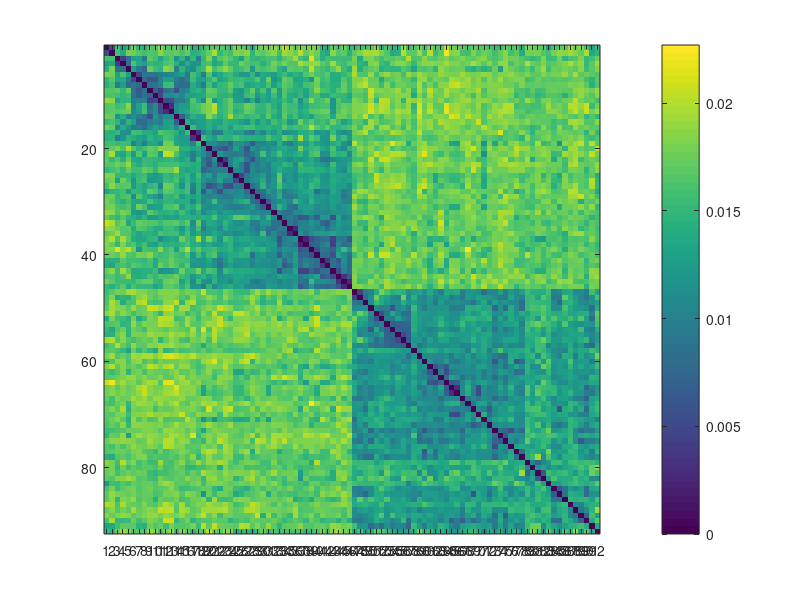

Recreate this plot in MATLAB. (Note: this script raises an error after producing the figure.)
%% Random image RDM selection
clear all;close all;clc;
rng(0);

estimated_rdm = load ('estimate_RDM_behav_visual.mat');  
comparisons = estimated_rdm.estimate_RDM_v;
save behav_RDMs_euclidean_vector_visual comparisons

nStimuli=92;
nComparisons = ((nStimuli^2)-nStimuli)/2;
rdm = NaN(92,92);

countComparison=0;
for img_1 = 1:nStimuli-1
	for img_2 = img_1+1:nStimuli
        countComparison=countComparison+1;
        
        rdm(img_1,img_2) = comparisons(countComparison); 
        rdm(img_2,img_1) = comparisons(countComparison);
            
    end   
end
for imag = 1:92
    rdm(imag,imag)=0;
end

load('stimuli_names_92.mat');
max_val=0.0227;

figure('units','normalized','outerposition',[0 0 1 1]); image(rdm,'CDataMapping','scaled');C = colorbar;caxis([0 max_val]);       
set(gca,'XTick',1:1:92); set(gca,'xticklabel',table2array(stimuli_names_92(1:92,1)),'fontsize', 6);xtickangle(90);
set(gca,'YTick',1:1:92); set(gca,'yticklabel',table2array(stimuli_names_92(1:92,1)),'fontsize', 6);ytickangle(0);
set(gca, 'TickLength',[0 0]);
axis equal; axis image; 
title(['visual RDM: behaviour data'],'fontsize',11);
saveas(gcf,'behav_RDM_visual.png');
save('behav_RDM_visual','rdm');

%% create a small rdm for animals and for tools
half_stimuli = length(rdm)/2;
rdm_visual_animals = rdm(1:half_stimuli,1:half_stimuli);
rdm_visual_tools = rdm(half_stimuli+1:end,half_stimuli+1:end);

figure('units','normalized','outerposition',[0 0 1 1]); image(rdm_visual_animals,'CDataMapping','scaled');C = colorbar;caxis([0 max_val]);       
set(gca,'XTick',1:1:46); set(gca,'xticklabel',table2array(stimuli_names_92(1:46,1)),'fontsize', 6);xtickangle(90);
set(gca,'YTick',1:1:46); set(gca,'yticklabel',table2array(stimuli_names_92(1:46,1)),'fontsize', 6);ytickangle(0);
set(gca, 'TickLength',[0 0]);
axis equal; axis image; 
title(['Visual RDM: behaviour (animals)'],'fontsize',11);
saveas(gcf,'behav_RDM_visual_animals.png');
save('behav_RDM_visual_animals','rdm_visual_animals');
        
figure('units','normalized','outerposition',[0 0 1 1]); image(rdm_visual_tools,'CDataMapping','scaled');C = colorbar;caxis([0 max_val]);       
set(gca,'XTick',1:1:46); set(gca,'xticklabel',table2array(stimuli_names_92(47:92,1)),'fontsize', 6);xtickangle(90);
set(gca,'YTick',1:1:46); set(gca,'yticklabel',table2array(stimuli_names_92(47:92,1)),'fontsize', 6);ytickangle(0);
set(gca, 'TickLength',[0 0]);
axis equal; axis image; 
title(['Visual RDM: behaviour (tools)'],'fontsize',11);
saveas(gcf,'behav_RDM_visual_tools.png');
save('behav_RDM_visual_tools','rdm_visual_tools');
